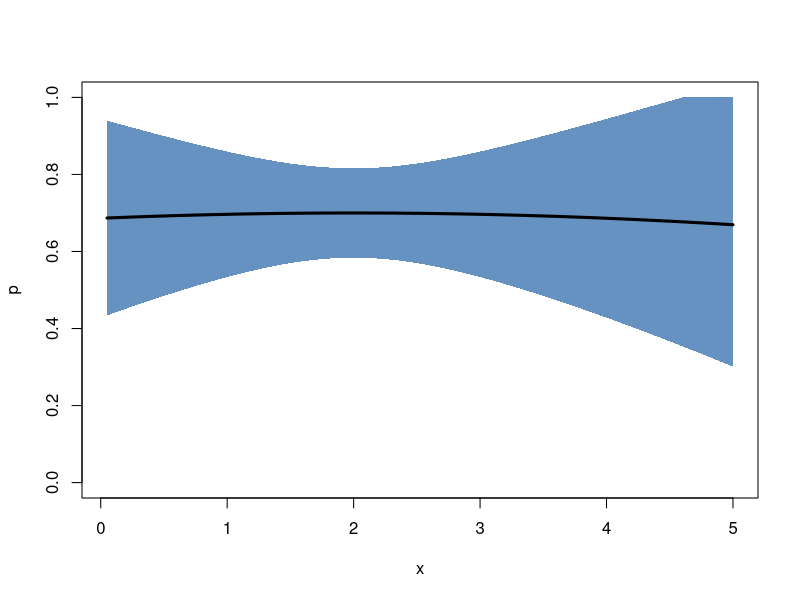
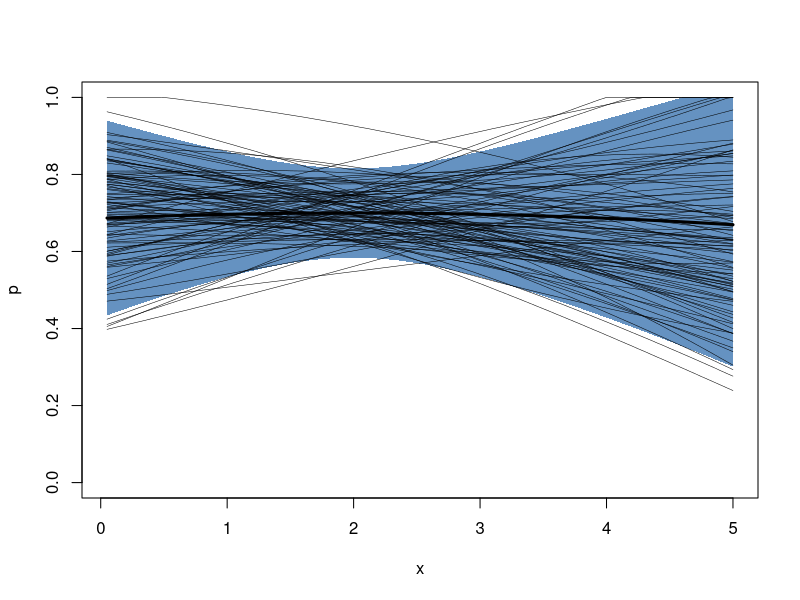
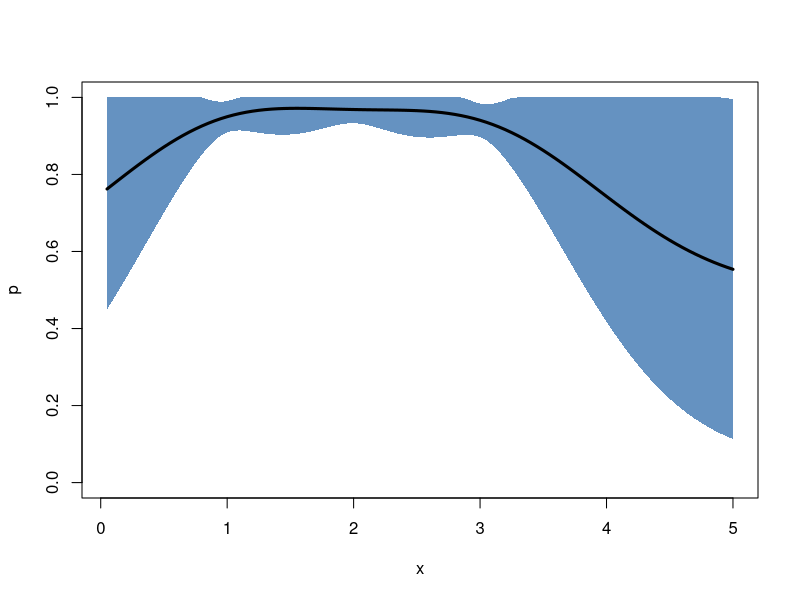
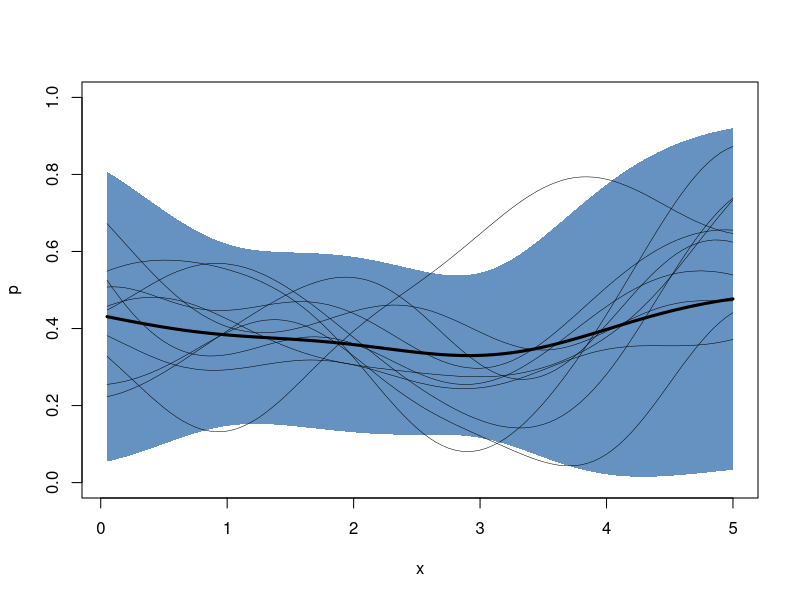
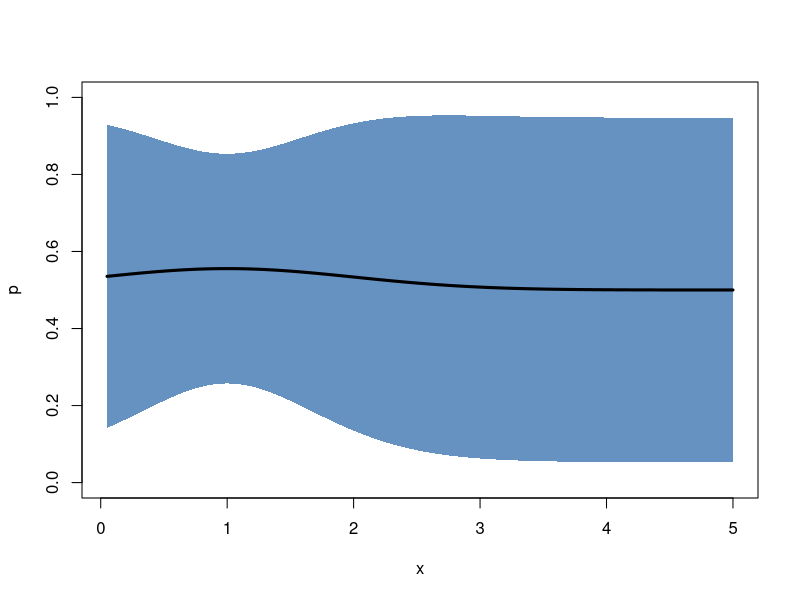
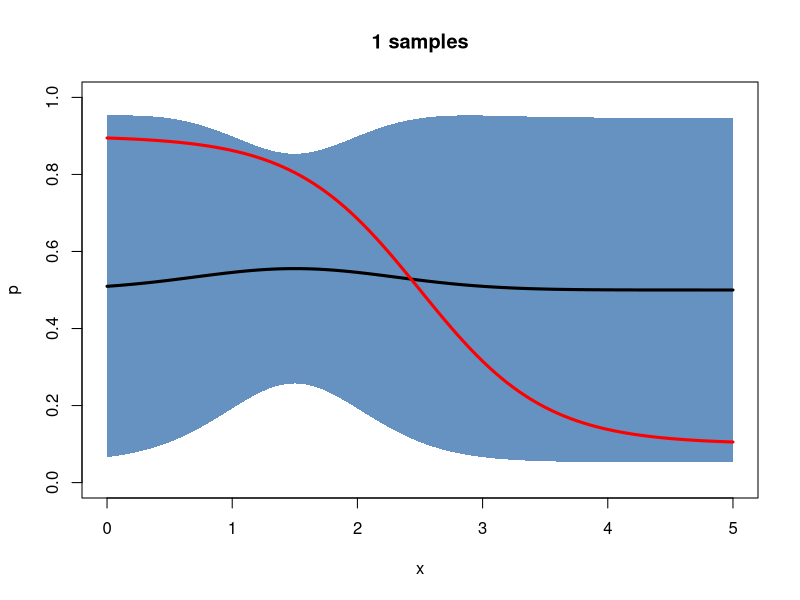
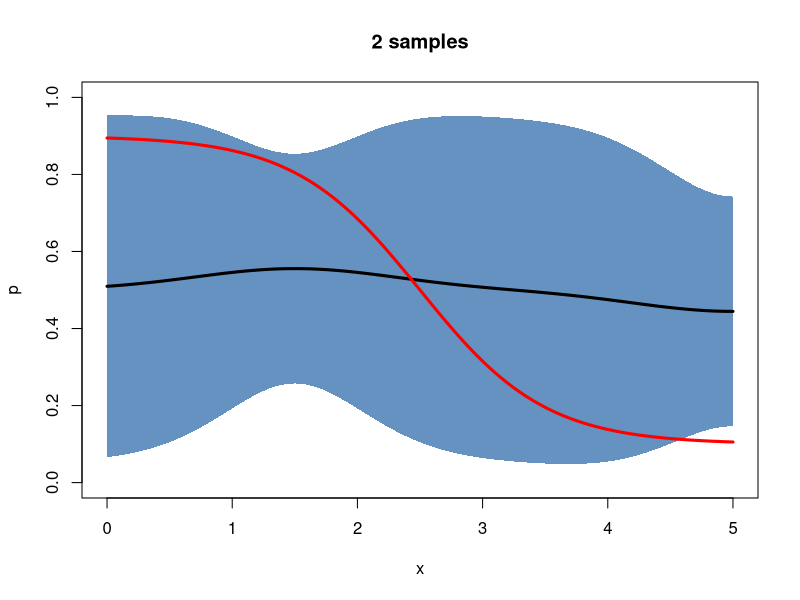
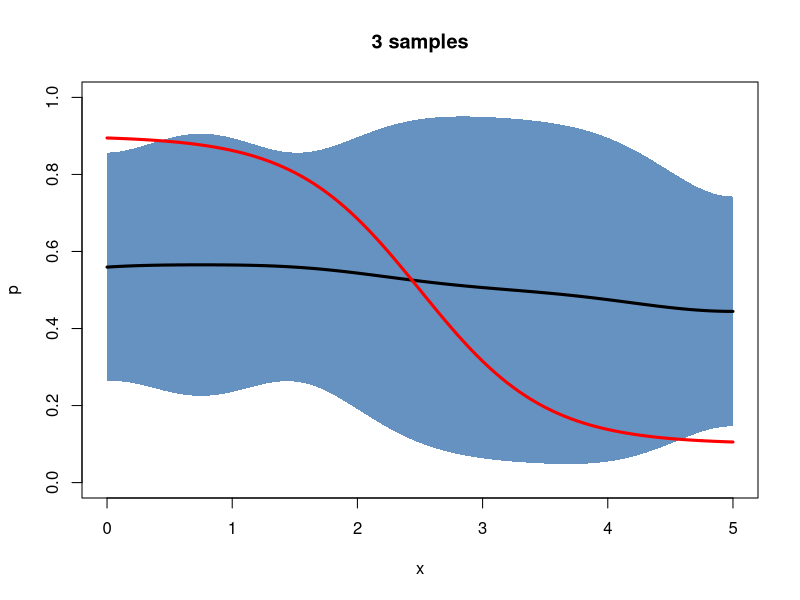

The R script that drew these images, in order: (Note: this script raises an error after producing the figures.)

require("mvtnorm")
require("Matrix")

new.gp <- function(x, mu.prior, kernelf, sigma=NULL)
{
  mu <- rep(mu.prior[1], length(x))

  if (is.null(sigma)) {
    sigma <- as.matrix(nearPD(kernelf(x, x))$mat)
  }
  
  gp <- list(x        = x,              # where to evaluate the gp
             kernelf  = kernelf,        # kernel function
             mu.prior = mu.prior,       # prior mean
             mu       = mu,             # mean
             sigma    = sigma)
  class(gp) <- "gp"

  return (gp)
}

partially.apply <- function(f, ...) {
  capture <- list(...)
  function(...) {
    do.call(f, c(capture, list(...)))
  }
}

kernel.exponential <- function(l, var)
{
  f <- function(x, y) {
    n <- length(x)
    m <- length(y)
    result      <- matrix(0.0, n*m)
    dim(result) <- c(n, m)
    for (i in 1:n) {
      for (j in 1:m) {
        result[i,j] <- var*exp(-1.0/(2.0*l^2)*(x[i]-y[j])^2)
      }
    }
    return (result)
  }
  return (f)
}

posterior <- function(gp, ...)
{
  UseMethod("posterior")
}

posterior.gp <- function(gp, xp, yp, noise=NULL)
{
  if (length(xp) > 0) {
    k0 <- gp$kernelf(xp, xp)     # K(X , X )
    k1 <- gp$kernelf(xp, gp$x)   # K(X , X*)
    k2 <- t(k1)                  # K(X*, X )
    k3 <- gp$kernelf(gp$x, gp$x) # K(X*, X*)

    mu <- gp$mu.prior

    # add noise to measurements?
    if (is.null(noise)) {
      A <- k0
    }
    else if (length(noise) == 1) {
      A <- k0 + noise
    }
    else {
      A <- k0 + diag(noise)
    }
    L        <- chol(A)
    Linv     <- solve(L)

    gp$mu    <- drop(mu + (k2 %*% Linv) %*% (t(Linv) %*% (yp - mu)))
    gp$sigma <- k3 - (k2 %*% Linv) %*% (t(Linv) %*% k1)

    # the resulting matrix is usually not positive definite due to
    # numerical errors; use nearPD to compute the nearest positive
    # definite matrix
    gp$sigma <- as.matrix(nearPD(gp$sigma)$mat)
  }
  return (gp)
}

samples <- function(gp, ...)
{
  UseMethod("samples")
}

samples.gp <- function(gp, n=1)
{
  x <- rmvnorm(n=n, mean=gp$mu, sigma=gp$sigma, method="chol")

  return (x)
}

bound <- function(line, range=c(0,1))
{
  # bound function values in the inverval given by range
  tmp0 <- sapply(line, function(x) min(x, range[2]))
  tmp1 <- sapply(tmp0, function(x) max(x, range[1]))
  return (tmp1)
}

plot.gp <- function(gp, s=NULL)
{
  col <- rgb(8/255, 81/255, 156/255, alpha=0.625)
  
  plot(gp$x, gp$mu, 'n', xlab="x", ylab="p", ylim=c(0,1))

  var <- diag(gp$sigma)
  z1  <- bound(gp$mu + 2*sqrt(var))
  z2  <- bound(gp$mu - 2*sqrt(var))
  
  polygon(c(gp$x, rev(gp$x)), c(z1, rev(z2)),
     col = col, border = NA)

  lines(gp$x, gp$mu, 'l', lwd=3)

  if (!is.null(s)) {
    # if this is a scalar, then it specifies the number of samples
    if (!is.matrix(s)) {
      s <- samples(gp, s)
    }
    # otherwise it contains already samples
    for (i in 1:dim(s)[1]) {
      lines(gp$x, bound(s[i,]), 'l', lwd=0.5)
    }
  }
}

# Example
################################################################################

gp <- new.gp(1:100/20, 0.0, kernel.exponential(10, 1))

xp <- c(1, 2, 3)
yp <- c(0.7, 0.7, 0.7)
# measurement noise
ep <- c(0.01, 0.01, 0.01)

gp <- posterior(gp, xp, yp, ep)

plot(gp)

plot(gp, samples(gp, 100))

# Experiment
################################################################################

new.experiment <- function(alpha,
                           # the kernel.type is a partially applied
                           # kernel function, which still has a free
                           # variance parameter
                           kernel.type=partially.apply(kernel.exponential, 1.0))
{
  experiment        <- list(alpha       = alpha,       # Dirichlet pseudo counts
                            data        = new.env(),   # experimental data
                            kernel.type = kernel.type) # kernel function
  class(experiment) <- "experiment"

  return (experiment)
}

add.measurement <- function(experiment, ...)
{
  UseMethod("add.measurement")
}

add.measurement.experiment <- function(experiment, x, counts)
{
  key <- toString(x)

  if (is.null(experiment$data[[key]])) {
    experiment$data[[key]] <- counts
  }
  else {
    experiment$data[[key]] <- experiment$data[[key]] + counts
  }
  if (all(experiment$data[[key]] == 0)) {
    rm(list = key, envir=experiment$data)
  }
}

dirichlet.moments <- function(alpha)
{
  expectation <- rep(0, length(alpha))
  variance    <- rep(0, length(alpha))

  alpha0      <- sum(alpha)
  
  for (i in 1:length(alpha)) {
    expectation[i] <- alpha[i]/alpha0
    variance[i]    <- alpha[i]*(alpha0 - alpha[i])/(alpha0^2*(alpha0 + 1))
  }
  
  result <- list(expectation = expectation, variance = variance)

  return (result)
}

posterior.experiment <- function(experiment, x)
{
  # get prior pseudocounts
  alpha             <- experiment$alpha
  # determine prior expectation and standard deviation
  prior.moments     <- dirichlet.moments(alpha)
  # the prior expectation sets the mean of the GP
  prior.expectation <- prior.moments$expectation[1]
  # and the variance is used in the kernel function
  prior.variance    <- prior.moments$variance[1]
  # generate a kernel which is limited by the prior variance
  kernelf           <- experiment$kernel.type(prior.variance)
  # construct the gaussian process
  gp                <- new.gp(x, prior.expectation, kernelf)

  if (length(experiment$data) > 0) {
    # we have measurements...
    xp <- c() # position
    yp <- c() # mean
    ep <- c() # variance

    for (key in ls(envir=experiment$data)) {
      xt      <- as.numeric(key)
      counts  <- experiment$data[[key]]

      moments <- dirichlet.moments(counts + alpha)

      xp <- append(xp, xt)
      yp <- append(yp, moments$expectation[1])
      ep <- append(ep, moments$variance[1])
    }
    # compute the posterior of the gaussian process
    gp <- posterior(gp, xp, yp, ep)
  }

  return (gp)
}

plot.experiment <- function(experiment, x)
{
  gp <- posterior(e, x)
  plot(gp)
}

# Example
################################################################################

e <- new.experiment(c(2.0,2.0))
add.measurement(e, 1, c(100,3))
add.measurement(e, 2, c( 90,1))
add.measurement(e, 3, c(100,4))

gp <- posterior(e, 1:100/20)
plot(gp)

e <- new.experiment(c(2.0,2.0))
add.measurement(e, 1, c( 1,4))
add.measurement(e, 2, c( 1,3))
add.measurement(e, 3, c( 1,6))

gp <- posterior(e, 1:100/20)
plot(gp, samples(gp, 10))

# Information measures
################################################################################

kl.divergence <- function(gp, ...)
{
  UseMethod("kl.divergence")
}

kl.divergence.gp <- function(gp0, gp1)
{
  mu0    <- gp0$mu
  mu1    <- gp1$mu
  sigma0 <- gp0$sigma
  sigma1 <- gp1$sigma

  N      <- length(mu0)

  L0inv  <- solve(chol(sigma0))
  L1inv  <- solve(chol(sigma1))
  
  tmp1   <- log(det((sigma1 %*% L0inv) %*% t(L0inv)))
  tmp2   <- sum(diag(L1inv %*% (t(L1inv) %*% sigma0)))
  tmp3   <- (mu0 - mu1) %*% (L1inv %*% (t(L1inv) %*% (mu0 - mu1)))
  
  return (1/2*drop(tmp1 + tmp2 + tmp3 - N))
}

# Example
################################################################################

e <- new.experiment(c(2.0,2.0))
#add.measurement(e, 1, c( 1,4))
#add.measurement(e, 2, c( 1,3))
gp0 <- posterior(e, 1:100/20)

add.measurement(e, 2, c( 0,1))
gp1 <- posterior(e, 1:100/20)

add.measurement(e, 2.5, c( 0,1))
gp2 <- posterior(e, 1:100/20)

kl.divergence(gp0, gp1)
kl.divergence(gp0, gp2)

# Sampling
################################################################################

library(nnet) # which.is.max

utility <- function(experiment, ...)
{
  UseMethod("utility")
}

utility.experiment <- function(experiment, x)
{
  L   <- length(x) # number of possible stimuli
  gp0 <- posterior(experiment, x)
  ut  <- rep(0.0, L)
  
  for (i in 1:L) {
    add.measurement(experiment, x[i], c( 1, 0))
    gp1 <- posterior(experiment, x)
    add.measurement(experiment, x[i], c(-1, 1))
    gp2 <- posterior(experiment, x)
    add.measurement(experiment, x[i], c( 0,-1))

    p     <- bound(gp0$mu[i], c(0, 1))
    ut[i] <- ut[i] +    p *kl.divergence(gp0, gp1)
    ut[i] <- ut[i] + (1-p)*kl.divergence(gp0, gp2)
  }
  return (ut)
}

sample.with.gt <- function(experiment, x, gt, N=1)
{
  for (i in 1:N) {
    # compute utility for every position
    ut <- utility(experiment, x)
    # select best position; if multiple global maxima exist then
    # choose one of them at random
    k  <- which.is.max(ut)
    # draw a new sample from the ground truth
    counts          <- c(0, 0)
    counts[gt(x[k])] <- 1
    add.measurement(experiment, x[k], counts)
  }
}

new.gt <- function(x, y)
{
  gt <- function(xt) {
    if (runif(1, 0, 1) <= y[x == xt]) {
      return (1)
    }
    else {
      return (2)
    }
  }
  return (gt)
}

# Example
################################################################################

e  <- new.experiment(c(2.0,2.0))
x  <- 1:10/2
gt <- new.gt(x,
             c(0.977895, 0.959606, 0.927331, 0.872769, 0.786948,
               0.666468, 0.523201, 0.388603, 0.307012, 0.327954))

sample.with.gt(e, x, gt)
plot(e, 1:100/20)

# Video
################################################################################

x        <- 0:100/20
theta    <- (1-tanh(-50:50/20))/2.5+0.1

e        <- new.experiment(c(2.0,2.0),
                           partially.apply(kernel.exponential, 0.8))
sample.x <- 0:10/2
gt       <- new.gt(x, theta)

for (i in 1:250) {
  sample.with.gt(e, sample.x, gt)
  png(filename=sprintf("plot_%03d.png", i),
      width = 1200, height = 800)
  plot(e, x)
  title(main = sprintf("%d samples", i))
  lines(x, theta, 'l', lwd=3, col='red')
  dev.off()
}
